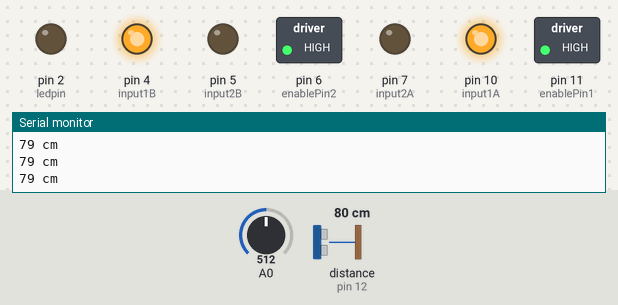
This sketch was run on a simulated Arduino Uno, built with avr-gcc and run on an emulated ATmega328P. On the bench: switched loads named in the sketch (green lamp = pin HIGH), output pins drawn as LEDs (lit = HIGH), the last lines printed to the serial monitor. Wiring (inferred from the names in the program): ultrasonic range finder: trigger pin 13; echo pin 12. Inputs (shaded band) come from the test bench; at power-on: distance to the obstacle (sensor on pin 12) 80 cm, A0 = 512. The echo pulse lasts 58.3 µs per cm; pins used as bus, display or sensor lines are not drawn.

Above: at 1.2 s.
1.3 s: distance to the obstacle (sensor on pin 12) set to 33 cm
2.8 s: distance to the obstacle (sensor on pin 12) set to 30 cm
At 3.6 s:
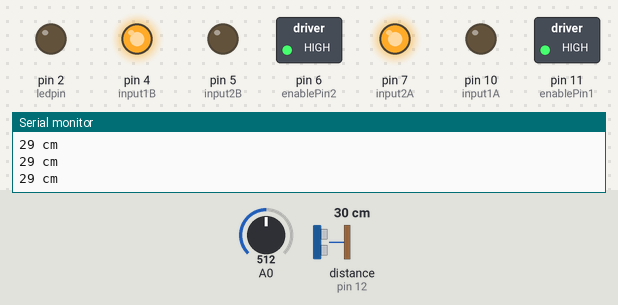
4.3 s: A0 set to 419
5.8 s: A0 set to 392
At 7.0 s:
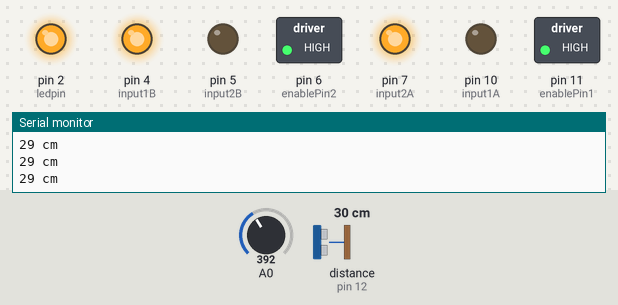
7.3 s: distance to the obstacle (sensor on pin 12) set to 120 cm
At 7.7 s:
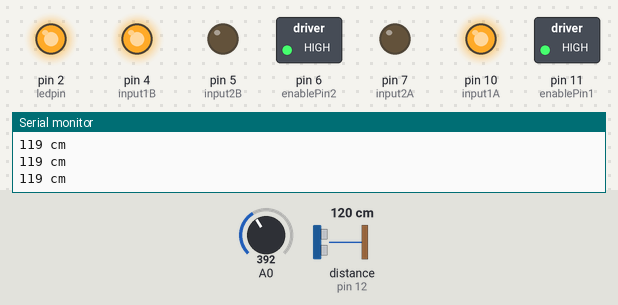
8.8 s: distance to the obstacle (sensor on pin 12) set to 4 cm
At 9.8 s:
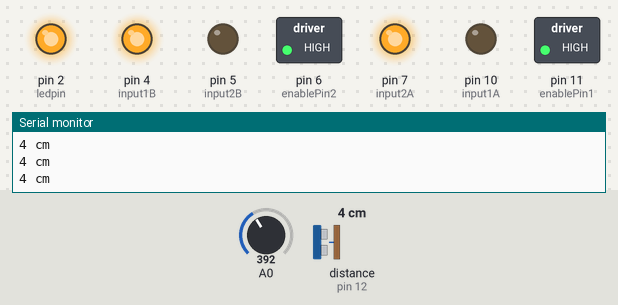
Timing chart, 0 to 11.3 s (numbered marks = the images above; inputs shaded):
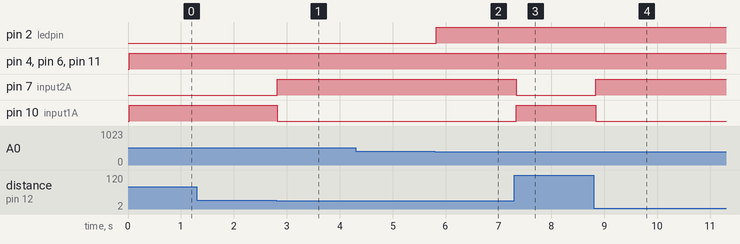

The sketch:

robot.ino
```cpp
int trig = 13;
int echo = 12;
int czas;
int odleglosc;

int enablePin1 = 11;
int input1A = 10;
int input2A = 7;

int enablePin2 = 6;
int input1B = 4;
int input2B = 5;

int ledpin = 2;

void setup() {
  pinMode(trig, OUTPUT);
  pinMode(echo, INPUT);
  Serial.begin(9600);

  pinMode(enablePin1, OUTPUT);
  pinMode(input1A, OUTPUT);
  pinMode(input2A, OUTPUT);
  digitalWrite(enablePin1, LOW);

  pinMode(enablePin2, OUTPUT);
  pinMode(input1B, OUTPUT);
  pinMode(input2B, OUTPUT);
  digitalWrite(enablePin2, LOW);

  pinMode(ledpin, OUTPUT);
  digitalWrite(ledpin, LOW);
}

void loop() {
  digitalWrite(trig, HIGH);
  delayMicroseconds(1000);
  digitalWrite(trig, LOW);
  czas = pulseIn(echo, HIGH, 500000);
  odleglosc = (czas / 2) / 29.1;
  Serial.print(odleglosc);
  Serial.print(" cm");
  Serial.println();
  delay(20);

  if (odleglosc > 30) {
    digitalWrite(input1A, HIGH);
    digitalWrite(input2A, LOW);
    analogWrite(enablePin1, 255);

    digitalWrite(input1B, HIGH);
    digitalWrite(input2B, LOW);
    analogWrite(enablePin2, 255);
  } else {
    digitalWrite(input1A, LOW);
    digitalWrite(input2A, HIGH);
    analogWrite(enablePin1, 255);

    digitalWrite(input1B, HIGH);
    digitalWrite(input2B, LOW);
    analogWrite(enablePin2, 255);
  }

  int odczyt = analogRead(A0);
  float swiatlo = map(odczyt, 0, 1023, 0, 100);

  if (swiatlo < 40) {
    digitalWrite(ledpin, HIGH);
  } else {
    digitalWrite(ledpin, LOW);
  }
}
```

Measured:
- the behaviour switches between 32 and 31 cm on distance to the obstacle (sensor on pin 12) (found by bisection; images 0 and 1)
- the behaviour switches between 410 and 409 on A0 (found by bisection; images 1 and 2)
- after the input at 2.8 s, pin 7 (input2A): LOW → HIGH at once; pin 10 (input1A): HIGH → LOW at once
- after the input at 5.8 s, pin 2 (ledpin): LOW → HIGH at once
- after the input at 7.3 s, pin 7 (input2A): HIGH → LOW at once; pin 10 (input1A): LOW → HIGH at once
- after the input at 8.8 s, pin 7 (input2A): LOW → HIGH at once; pin 10 (input1A): HIGH → LOW at once
